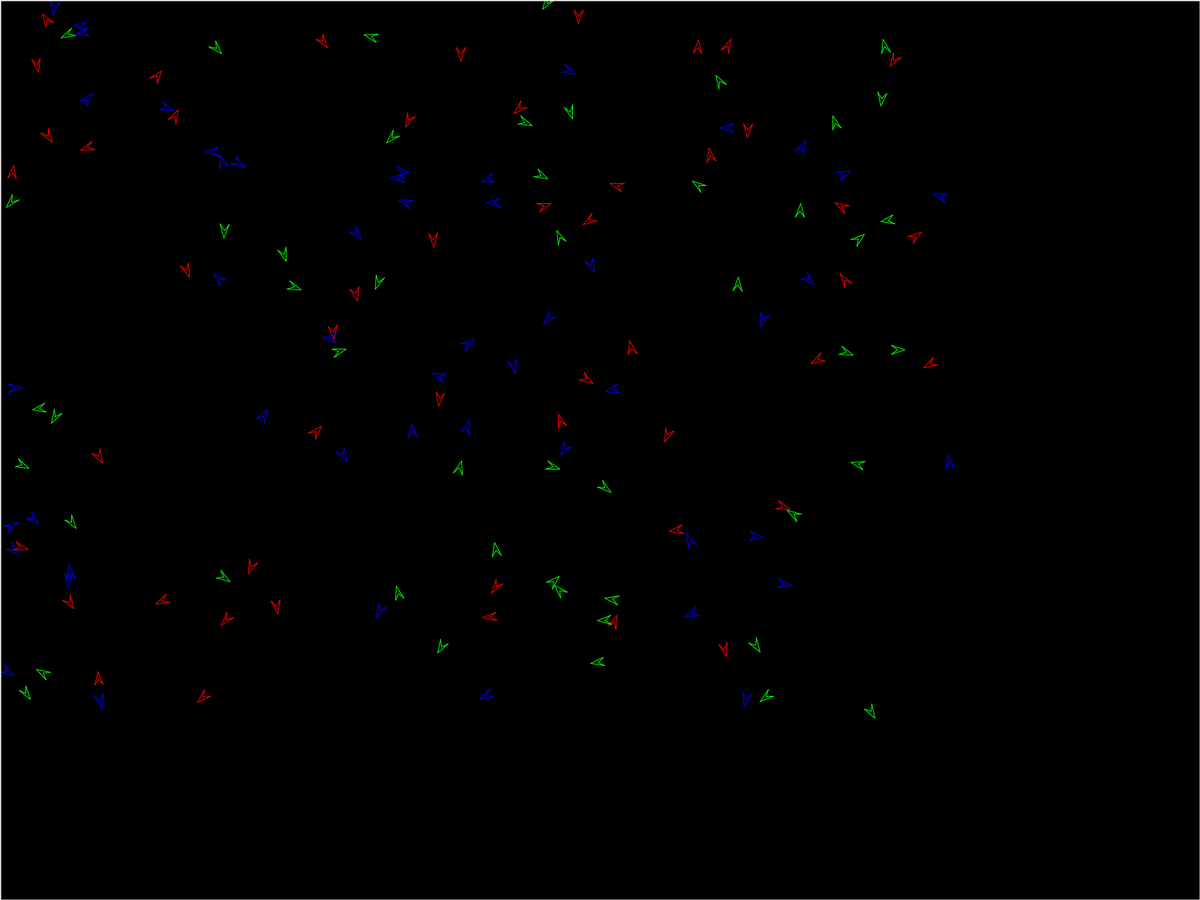
Frame 1 (no input)
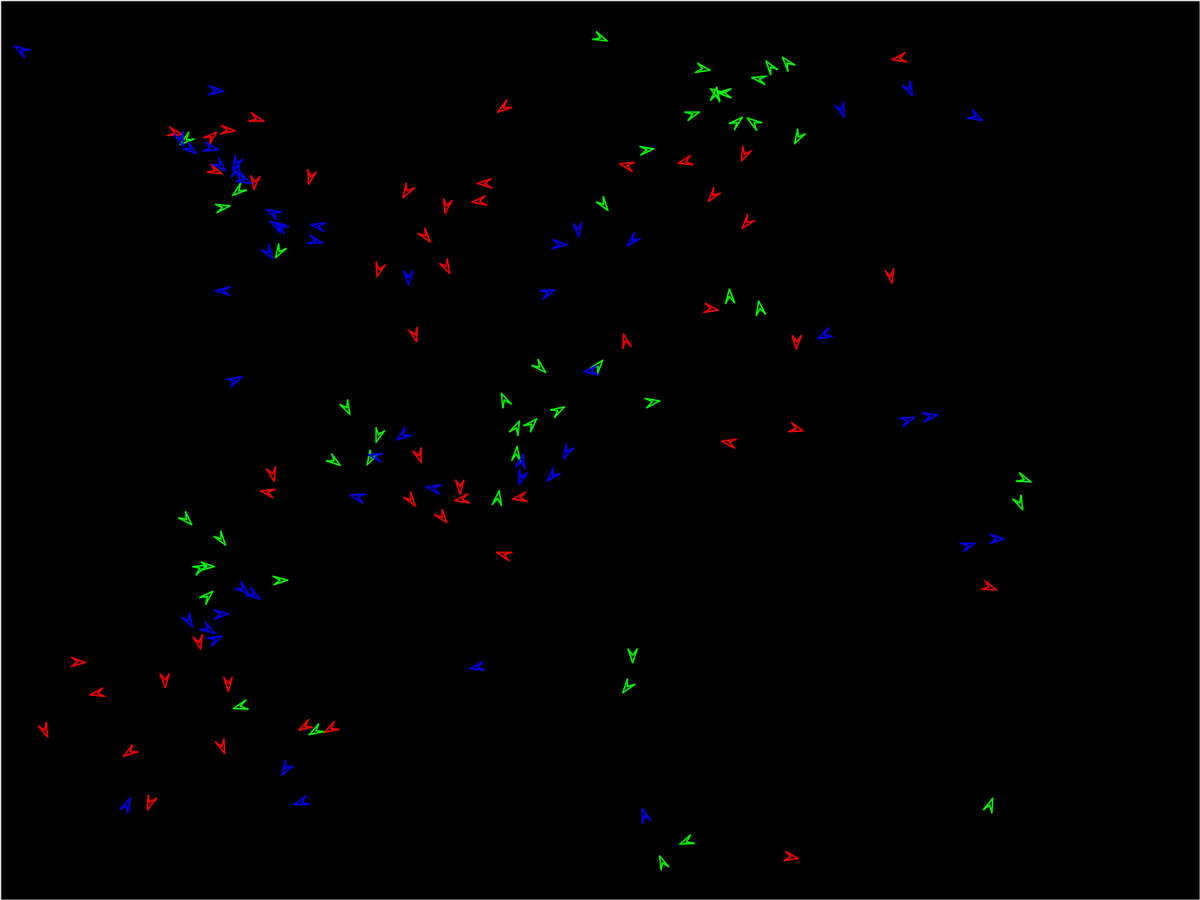
Frame 60 (the mouse pressed at the canvas centre just before this capture)
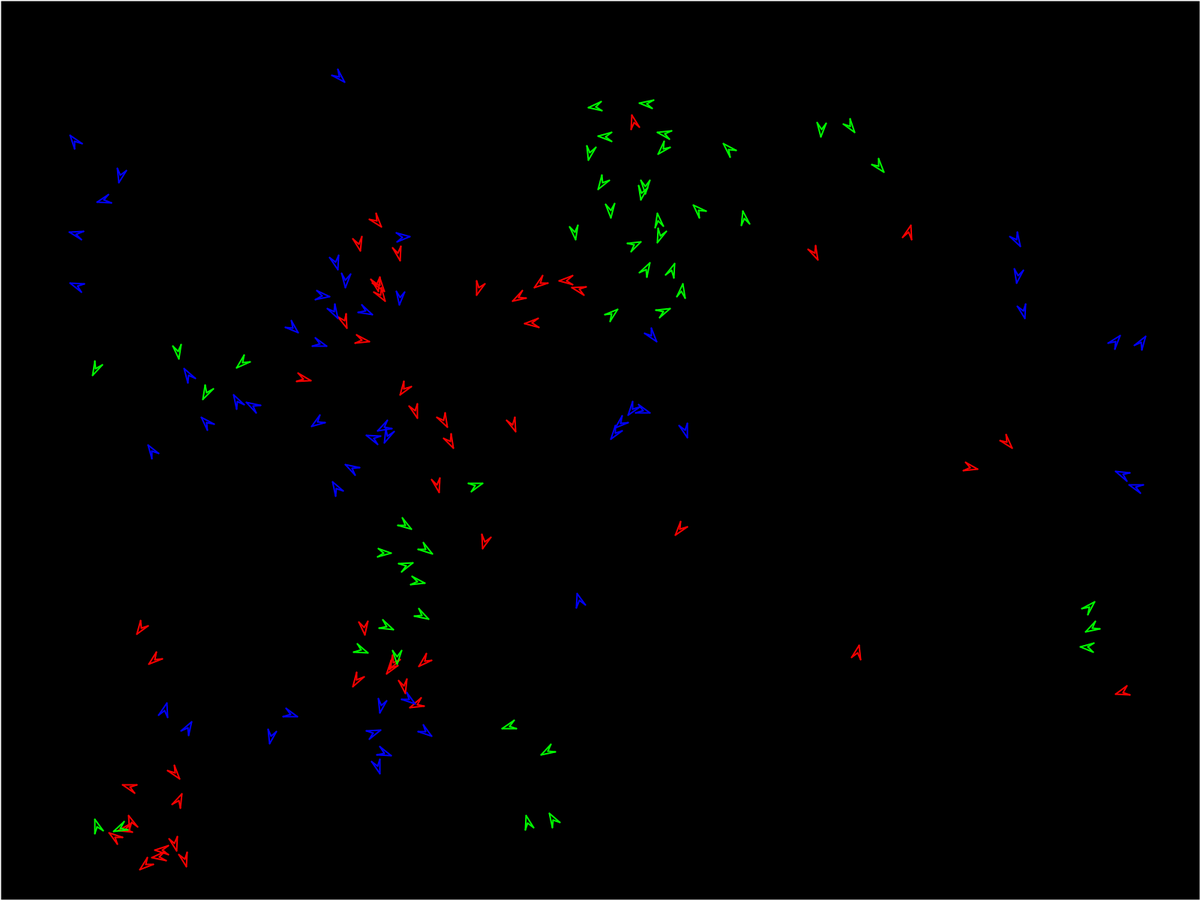
Frame 120 (the mouse held since frame 60 and released just before this capture)

The Processing sketch that drew these frames (run headless with seeded random() and noise(); from frame 60 on, the mouse is pressed at the canvas centre):

// Processing sketch: Flocking
// ── Flocking.pde
//TODO 
//mouse as POI
//opt - spatial subdivision
//interface - radii, maxForces, maxSpeeds
//cone of view

Wall[] walls = new Wall[4];

//int[] flockSizes = { 15, 15, 15, 15, 15, 15, 15, 15, 15, 15, 15, 15 };
int[] flockSizes = {50,50,50};
Boid[][] flocks;

void setup()
{
  //size(500, 700);
  fullScreen();
  background(0);
  frameRate(60);
  //frameRate(2);

  BoidFactory factory = new BoidFactory();
  flocks = factory.create(flockSizes);  


  //walls[0] = new Wall( new PVector(width/2, 0), new PVector(width/2, height) );
  walls[0] = new Wall( new PVector(0, 0), new PVector(width, 0) );
  walls[1] = new Wall( new PVector(width, 0), new PVector(width, height) );
  walls[2] = new Wall( new PVector(width, height), new PVector(0, height) );
  walls[3] = new Wall( new PVector(0, height), new PVector(0, 0) );

  //walls[4] = new Wall( new PVector(width*3/8, height*1/8), new PVector(width*5/8, height*3/8) );
}

void draw()
{
  background(0);

  for (Boid[] flock : flocks)
  {
    for (Boid boid : flock)
    {     
      boid.flock(flock, walls);
    }
    for (Boid boid : flock)
    {
      boid.update();
      boid.show();
    }
  }

  for (Wall wall : walls)
  {
    wall.show();
  }
}

// ── Boid.pde
class Boid
{

  int perception_a = 100;
  int perception_c = 150;
  int perception_s = 30;
  int perception_o = 100;

  float force_a = 5;
  float force_c = 8;
  float force_s = 20;
  float force_o = 10000;

  float maxSpeed = 5;
  float mass = 150;

  PVector m_pos;
  PVector m_vel;
  PVector m_acc;

  Shape shape;

  Boid(color col)
  {
    m_pos = new PVector(random(width*0.8), random(height*0.8));
    //m_pos = new PVector(width/2,height/2);
    m_vel = PVector.random2D();
    m_vel.mult(random(2, 7));
    m_acc = new PVector(0, 0, 0);
    shape = new Shape(col);
  }

  void show()
  {
    shape.show(m_pos, m_vel);
    //noFill();
    //circle(m_pos.x, m_pos.y, perception_o);
  }

  void update()
  {
    m_vel.limit(maxSpeed);
    m_pos.add(m_vel);

    m_vel.add(m_acc.div(mass));
  }

  void flock(Boid[] boids, Wall[] walls)
  {
    m_acc.set(0, 0, 0);
    m_acc.add(align(boids));
    m_acc.add(cohesion(boids));
    m_acc.add(separation(boids));
    m_acc.add(obstacles(walls));
  }


  PVector obstacles(Wall[] walls)
  {
    PVector steering = new PVector(0, 0, 0);
    int total = 0;

    for (Wall wall : walls)
    {
      PVector distance = wall.calculateDistance(m_pos);
       if (distance.mag() < 3)
       {
         m_pos = new PVector(0,0,0);
       }
      
      if (distance.mag() < perception_o)
      {
        float sqrDistance = pow(distance.mag(), 2); 
        distance.div(sqrDistance);
        steering.sub(distance);
        total++;
      }
    }

    if (total > 0)
    {
      steering.div(total);
      //steering.sub(m_vel);
      //steering.limit(maxForce_s);
      steering.mult(force_o);
      steering.limit(force_o);
      
    }
    
    return steering;
  }

  PVector align(Boid[] boids)
  {
    PVector steering = new PVector(0, 0, 0);
    int total = 0;

    for (Boid other : boids)
    {
      if (other != this && this.m_pos.dist(other.m_pos) < perception_a)
      {
        steering.add(other.m_vel);
        total++;
      }
    }

    if (total > 0)
    {
      steering.div(total);
      steering.setMag(maxSpeed);
      //steering.sub(this.m_vel);
      //steering.limit(maxForce_a);
      steering.mult(force_a);
    }
    return steering;
  }

  PVector cohesion(Boid[] boids)
  {
    PVector steering = new PVector(0, 0, 0);
    int total = 0;

    for (Boid other : boids)
    {
      if (other != this && this.m_pos.dist(other.m_pos) < perception_c)
      {
        steering.add(other.m_pos);
        total++;
      }
    }

    if (total > 0)
    {
      steering.div(total);
      steering.sub(m_pos);
      steering.setMag(maxSpeed);
      //steering.sub(m_vel);
      //steering.limit(maxForce_c);
      steering.mult(force_c);
    }
    return steering;
  }

  PVector separation(Boid[] boids)
  {
    PVector steering = new PVector(0, 0, 0);
    int total = 0;

    for (Boid other : boids)
    {
      if (other != this && m_pos.dist(other.m_pos) < perception_s)
      {
        PVector diff = PVector.sub(m_pos, other.m_pos);
        float sqrDistance = pow(m_pos.dist(other.m_pos), 5); 
        diff.div(sqrDistance);
        steering.add(diff);
        total++;
      }
    }

    if (total > 0)
    {
      steering.div(total);
      steering.setMag(maxSpeed);
      //steering.sub(m_vel);
      //steering.limit(maxForce_s);
      steering.mult(force_s);
    }
    return steering;
  }
};

// ── BoidFactory.pde
class BoidFactory
{
  //color[] colors = {#808080, #FF0000, #800000, #FFFF00, #808000, #00FF00, #008000, #00FFFF, #008080, #0000FF, #000080, #FF00FF, #800080};
  color[] colors = {#FF0000, #00FF00, #0000FF, #FFFF00, #FF00FF, #00FFFF, #800000, #008000, #000080, #808000, #800080, #008080};
  
  BoidFactory()
  {
  }

  Boid[][] create(int[] sizes)
  {
    Boid[][] result = new Boid[sizes.length][];

    for (int f = 0; f < sizes.length; f++)
    {
      Boid[] flock = new Boid[sizes[f]];
      result[f] = flock;

      for (int i = 0; i < flock.length; i++) 
      {
        flock[i] = new Boid(colors[f]);
      }
    }
    
    return result;
  }
};

// ── Shape.pde
class Shape
{
  color col;
  int size = 10;
  float rotation = PI*8/10;

  Shape(color _col)
  {
    col = _col;
    strokeWeight(1);
  }

  void show(PVector pos, PVector vel)
  {
    stroke(col);

    vel = vel.normalize().mult(size);

    PVector head = pos.copy().add(vel);
    PVector tailL = pos.copy().add(vel.copy().rotate(rotation));
    PVector tailR = pos.copy().add(vel.copy().rotate(-rotation));

    line(head.x, head.y, tailL.x, tailL.y);
    line(head.x, head.y, tailR.x, tailR.y);

    line(pos.x, pos.y, tailR.x, tailR.y);
    line(pos.x, pos.y, tailL.x, tailL.y);
  }
};

// ── Wall.pde
class Wall
{
  PVector m_begin;
  PVector m_end;

  Wall(PVector begin, PVector end)
  {    
    m_begin = begin;
    m_end = end;
  }

  void show()
  {
    stroke(#FBFBFB);
    strokeWeight(2);
    line(m_begin.x, m_begin.y, m_end.x, m_end.y);
  }

  PVector calculateDistance(PVector point)
  {    
    PVector line1 = point.copy().sub(m_begin);
    PVector line2 = m_end.copy().sub(m_begin);

    float angle = line1.heading() - line2.heading();
    PVector mirror = line1.copy().rotate(-2*angle).add(m_begin);

    PVector result = mirror.sub(point);
    result.div(2);

    return result;
  }
};
